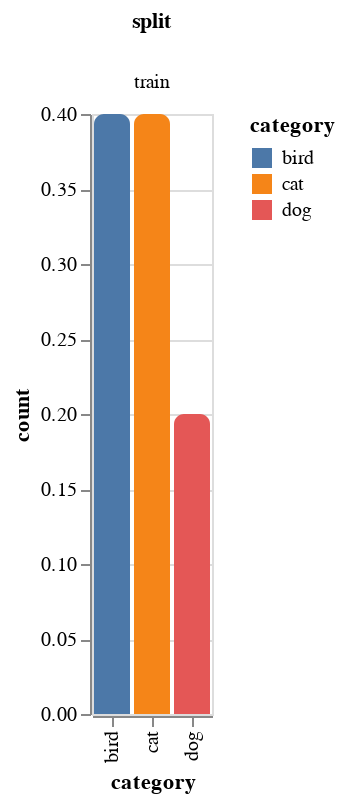

This figure's notebook cell:
### Markdown cell above
### Statistics and analysis

The `DetDataset` class provides a `show_distribution` method that displays class distributions and image size distributions for the dataset.

The `bbox_stats` and `bbox_scatter` methods provide statistics and scatter plots for bounding boxes in the dataset.

The `label_df` attribute provides a DataFrame containing the annotations for the dataset.

The `describe` attribute provides summary statistics for the dataset.

### Code cell
dataset.show_distribution()

### Figure 1 — Vega-Lite specification as saved in the notebook (floating-point values rounded to 4 significant figures)
{"config": {"view": {"continuousWidth": 300, "continuousHeight": 300}}, "data": {"name": "data-67774fd9a71700a4286edf8852c419ab"}, "mark": {"type": "bar", "cornerRadiusTopLeft": 5, "cornerRadiusTopRight": 5}, "encoding": {"color": {"field": "category", "type": "nominal"}, "column": {"field": "split", "type": "nominal"}, "x": {"field": "category", "type": "ordinal"}, "y": {"field": "count", "type": "quantitative"}}, "$schema": "https://vega.github.io/schema/vega-lite/v5.20.1.json", "datasets": {"data-67774fd9a71700a4286edf8852c419ab": [{"split": "train", "category": "bird", "count": 0.4}, {"split": "train", "category": "cat", "count": 0.4}, {"split": "train", "category": "dog", "count": 0.2}]}}
